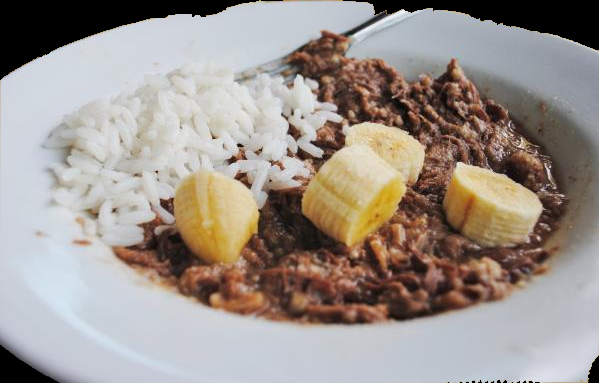
#> input picture assets/images/imagem10.jpg, 599 x 383 px
$ python NCut_Karla.py
#> lines starting #> are read from the running program, lines starting #| are printed output that depends on the picture
# bibliotecas necessarias
from matplotlib import pyplot as plt
import networkx as nx
from skimage import io, color, morphology
from skimage.segmentation import slic, mark_boundaries
import skimage.graph as graph
from pathlib import Path
from skimage.measure import label, regionprops
from skimage.metrics import adapted_rand_error, variation_of_information
from sklearn.metrics import jaccard_score
from skimage.filters import gabor, sobel
import numpy as np
from PIL import Image
import pandas as pd

base_dir = Path(__file__).parent

images_dir = base_dir / "assets/images"

#IoU implementado (Rychard)
def iou_coef(y_true, y_pred):
    axes = (0, 1)
    intersection = np.sum(np.logical_and(y_pred, y_true), axis=axes)
    union = np.sum(np.logical_or(y_pred, y_true), axis=axes)
    smooth = .001
    iou = (intersection + smooth) / (union + smooth)
    iou = np.mean(iou)
    return iou


# Carregando as imagens
img = Image.open(images_dir / "imagem10.jpg")
#> img is the input picture: PIL image 599x383 RGB; mean R, G, B 157.4, 148.2, 141.9
img = np.array(img)

img_labels = Image.open(images_dir / "imagem10-labels.jpg")
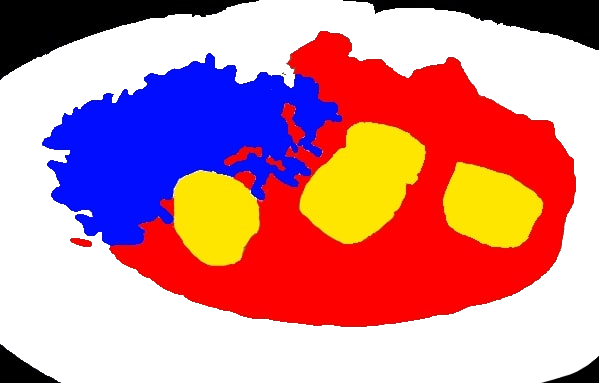
#> input picture assets/images/imagem10-labels.jpg, 599 x 383 px
#> img_labels is the input picture: PIL image 599x383 RGB; mean R, G, B 204.2, 139.4, 148.6
img_labels = np.array(img_labels)
img_labels = img_labels[:, :, 0] + img_labels[:, :, 1] + img_labels[:, :, 2]
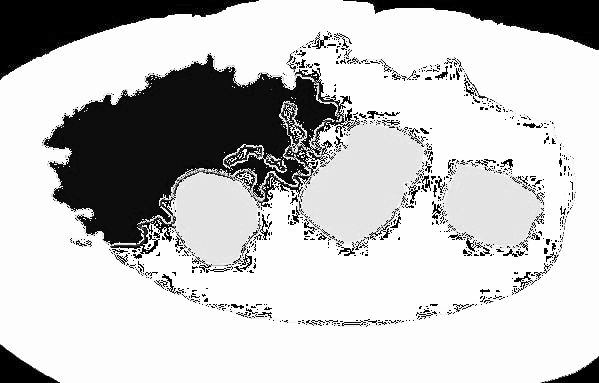
#> img_labels: shape (383, 599); min 0, max 255, mean 196.1
flatten_labels = img_labels.flatten()

#importando o csv
#> (the run stopped early here; a loop or call above may not have finished)
